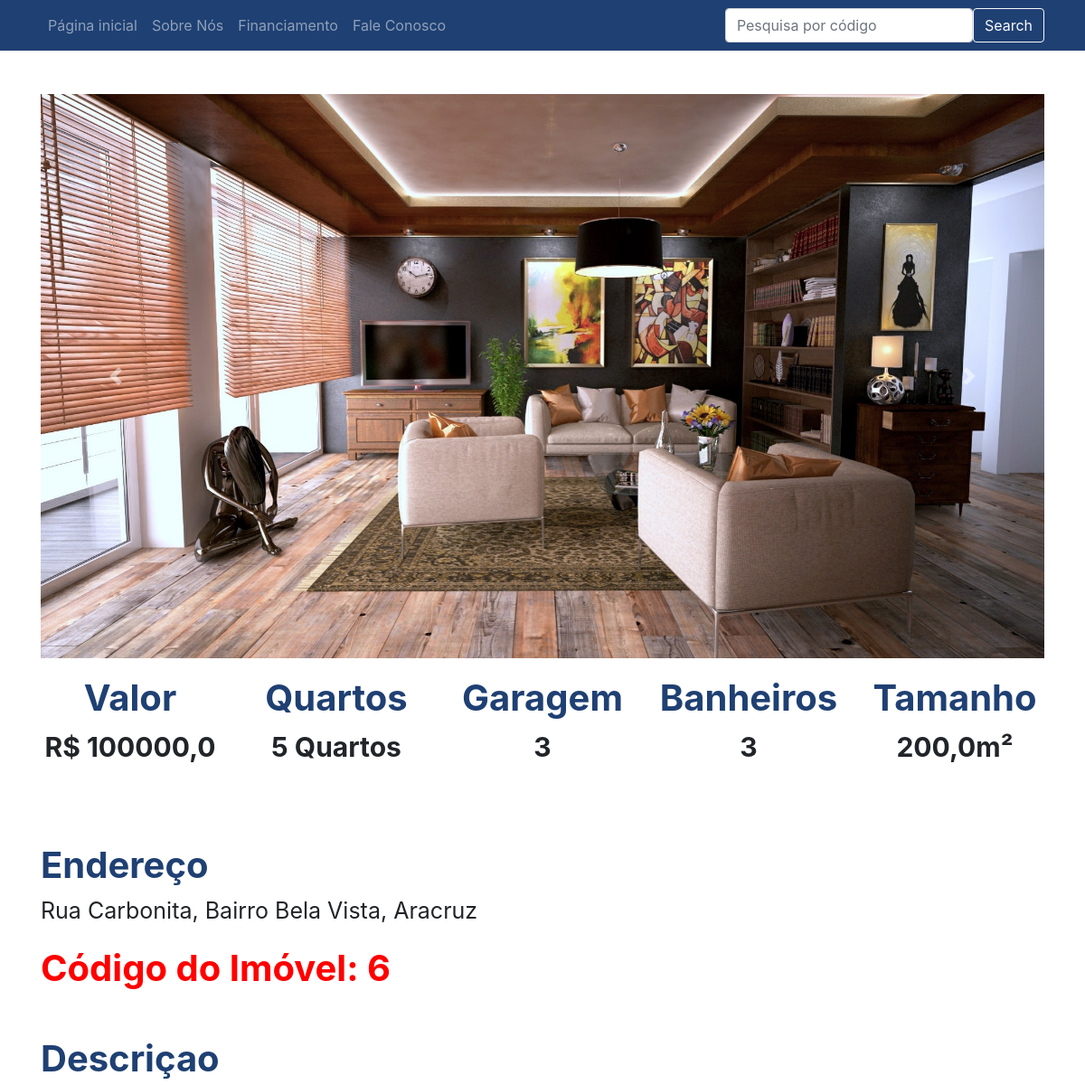
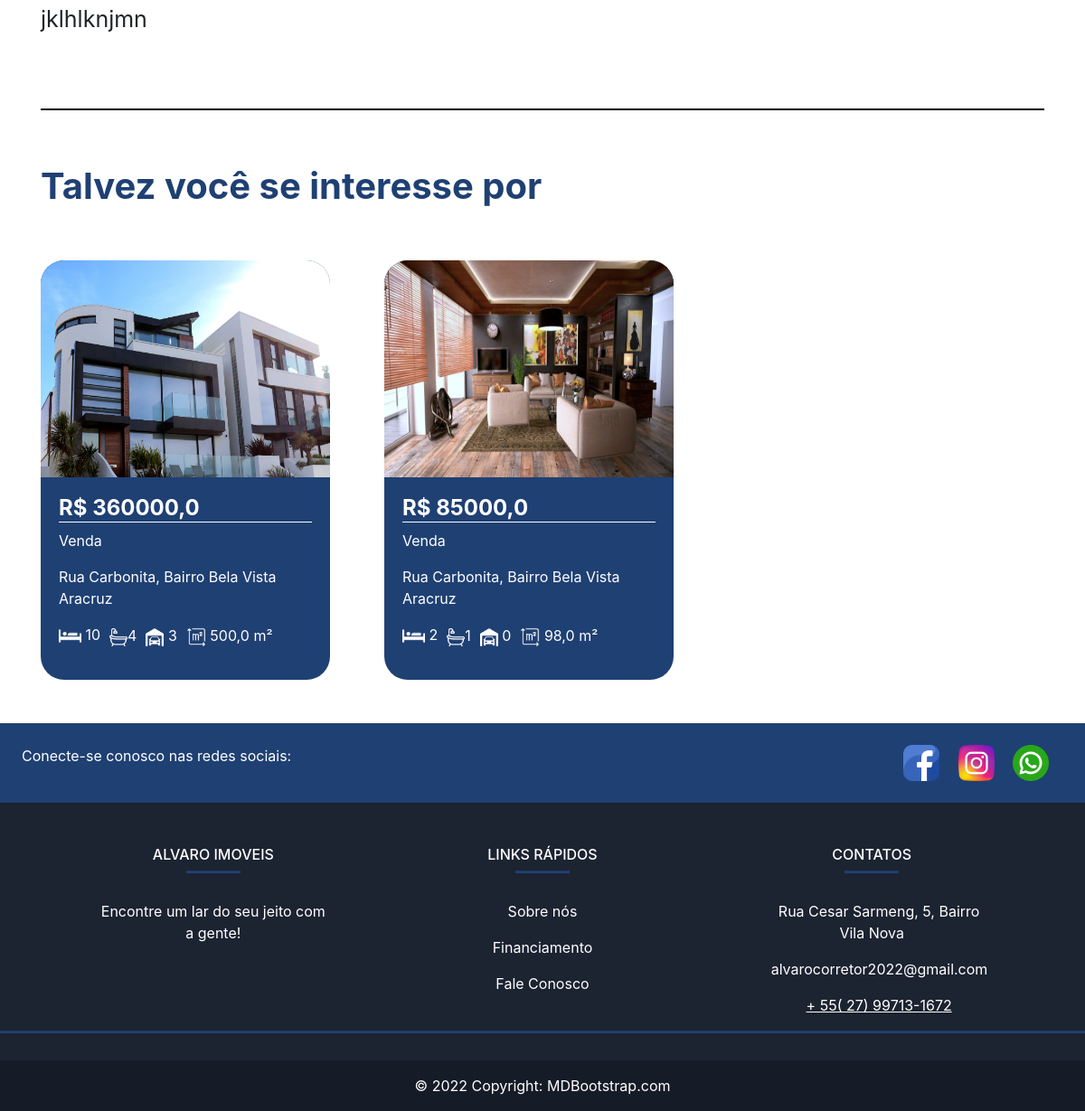
/imovel/6, run on the app's committed database (2 pictures, top to bottom).
### plataforma/models.py (models this page shows, shortened)
class Imagem(models.Model):
    img = models.ImageField(upload_to='img')
    def __str__(self) -> str:
        return self.img.url

class Imovei(models.Model):
    choices = (('V', 'Venda'),
               ('A', 'Aluguel'),('T','Temporada'))
    choices_imovel = (('A', 'Apartamento'),
                      ('C', 'Casa'),('L','Lote'),('IC','Imóvel_Comercial'),('IR','Imóvel_Rural'))
    imagens = models.ManyToManyField(Imagem)
    valor = models.FloatField()
    quartos = models.IntegerField()
    tamanho = models.FloatField()
    cidade = models.ForeignKey(Cidade, on_delete=models.CASCADE)
    rua = models.CharField(max_length=50)
    bairro = models.CharField(max_length=60)
    tipo = models.CharField(max_length=1, choices=choices)
    tipo_imovel = models.CharField(max_length=2, choices=choices_imovel)
    numero = models.IntegerField()
    descricao = models.TextField()
    garagens = models.IntegerField()
    banheiros = models.IntegerField()

class Cidade(models.Model):
    nome = models.CharField(max_length=30)
    def __str__(self) -> str:
        return self.nome

### plataforma/views.py (the view)
# urls.py: path('imovel/<str:id>', views.imovel, name="imovel"),
def imovel(request, id):
    imovel = get_object_or_404(Imovei, id=id)
    sugestoes = Imovei.objects.filter(cidade=imovel.cidade).exclude(id=id)[:2]
    return render(request, 'imovel.html', {'imovel': imovel, 'sugestoes': sugestoes, 'id': id})

### plataforma/templates/imovel.html (shortened to what this page needs)
{% extends 'base.html' %}
{% load static %}
{% block 'head' %}
<link rel="stylesheet" href="{% static 'plataforma/css/home.css' %}">
{% endblock  %}
{% block 'body' %}
    <div style="text-align: center" class="container">
        <br>
        <br>
        <div id="carouselExampleControls" class="carousel slide" data-ride="carousel">
            <div class="carousel-inner">
                {% for img in imovel.imagens.all  %}
                    <div class="carousel-item {% if forloop.first %} active {% endif %}" >
                        <img class="d-block w-100" src="{{img}}" alt="First slide">
                    </div>
                {% endfor %}
            </div>
        <a class="carousel-control-prev" href="#carouselExampleControls" role="button" data-slide="prev">
            <span class="carousel-control-prev-icon" aria-hidden="true"></span>
        </a>
        <a class="carousel-control-next" href="#carouselExampleControls" role="button" data-slide="next">
            <span class="carousel-control-next-icon" aria-hidden="true"></span>
        </a>
    </div>
        <div class="row">
            <div class="col-md">
                <h3 class="titulo_especificacao">Valor</h3>
                <p class="especificacao">R$ {{imovel.valor}}</p>
            </div>
            <div class="col-md">
                <h3 class="titulo_especificacao">Quartos</h3>
                <p class="especificacao">{{imovel.quartos}} Quartos</p>
            </div>
            <div class="col-md">
                <h3 class="titulo_especificacao">Garagem</h3>
                <p class="especificacao">{{imovel.garagens}}</p>
            </div>
            <div class="col-md">
                <h3 class="titulo_especificacao">Banheiros</h3>
                <p class="especificacao">{{imovel.banheiros}}</p>
            </div>
            <div class="col-md">
                <h3 class="titulo_especificacao">Tamanho</h3>
                <p class="especificacao">{{imovel.tamanho}}m²</p>
            </div>
        </div>
        <br>
        <br>
        <div style="text-align: left">
            <h3 class="titulo_especificacao">Endereço</h3>
            <p class="especificacao_endereco">{{imovel.rua}}, {{imovel.bairro}}, {{imovel.cidade }}</p>
        </div>
        <div style="text-align: left">
            <h4 class="titulo_especificacao" id="codigoImovel">Código do Imóvel: {{imovel.id}}</h4>
        </div>
        <br>
        <div style="text-align: left">
            <h3 class="titulo_especificacao">Descriçao</h3>
            <p class="especificacao_endereco">{{imovel.descricao}}</p>
            <br>
            <br>
        </div>
        <hr style="border: 1px solid black">
        <br>
        <div class="div_possivel_interesse">
            <h3 class="titulo_especificacao">Talvez você se interesse por</h3>
            <div class="row">
                {% for sugestao in sugestoes %}
                    <a href="{% url 'imovel' sugestao.id %}" class="a_none">
                        <div class="col-md-4">
                            <div class="card_imovel">
                                <img class="img_capa_imovel" src="{{sugestao.imagens.all.0.img.url}}">
                                <div class="informacoes_imoveis">
                                <a class="a_none" href="{% url 'imovel' sugestao.id %}"><h4 class="valor">R$ {{sugestao.valor}}</h4></a>
                                {% if sugestao.tipo == 'V' %}
                                <p>Venda</p>
                                {% endif %}
                                {{imovel.rua}}, {{imovel.bairro}}
                                <p>{{imovel.cidade}}</p>
                                <ul class="lista-detalhes" style="list-style: none;">
                                  <li>
                                    <img src="{% static '/img/cama.png'%}" alt="dormitórios" width="25px"> {{sugestao.quartos}}
                                  </li>
                                  <li>
                                    <img src="{% static '/img/banheira.png' %}" alt="banheiros" width="20px">{{sugestao.banheiros}}
                                  </li>
                                  <li>
                                    <img src="{% static '/img/garagem-privada.png' %}" alt="garagens " width="20px"> {{sugestao.garagens}}
                                  </li>
                                  <li>
                                    <img src="{% static '/img/area.png' %}" alt="metros quadrados" width="22px"> {{sugestao.tamanho}} m²
                                  </li>
                                </ul>
                                </div>
                            </div>
                        </div>
                    </a>
                {% endfor %}
            </div>
        </div>
    </div>
{% endblock  %}

### templates/static/css/base.css (style rules this page uses)
* { padding:0; margin:0; vertical-align:baseline; list-style:none; border:0 }

### templates/static/plataforma/css/home.css (style rules this page uses)
* { padding:0; margin:0; vertical-align:baseline; list-style:none; border:0; }
.card_imovel { background-color: #1F4073; width: 20rem; margin-top: 50px; border-radius: 26px; }
.img_capa_imovel { width: 20rem; height: 15rem; border-top-left-radius: 26px; border-top-right-radius: 26px; }
.informacoes_imoveis { padding: 20px; color: white; }
.valor { font-weight: bold; border-bottom: 1px solid white; }
.a_none { color: white; }
.titulo_especificacao { color: #1F4073; font-weight: bold; margin-top: 20px; font-size: 40px; }
.especificacao { font-size: 30px; font-weight: bold; }
.especificacao_endereco { font-size: 25px; }
.div_possivel_interesse { text-align: left; }
.lista-detalhes { display: flex; flex-direction: row; justify-content: flex-start; align-items: center; }
.lista-detalhes li { margin-right: 10px; }
#codigoImovel { color: red; }

### data on the page
Imagem: img (picture)
Imovei: valor "100000,0", quartos "5", garagens "3", banheiros "3", tamanho "200,0", rua "Rua Carbonita", bairro "Bairro Bela Vista", cidade "Aracruz", id "6", descricao "jklhlknjmn"
Imovei: imagens.all.0.img (picture), valor "360000,0", tipo "Venda", quartos "10", banheiros "4", garagens "3", tamanho "500,0"
Imovei: imagens.all.0.img (picture), valor "85000,0", tipo "Venda", quartos "2", banheiros "1", garagens "0", tamanho "98,0"
